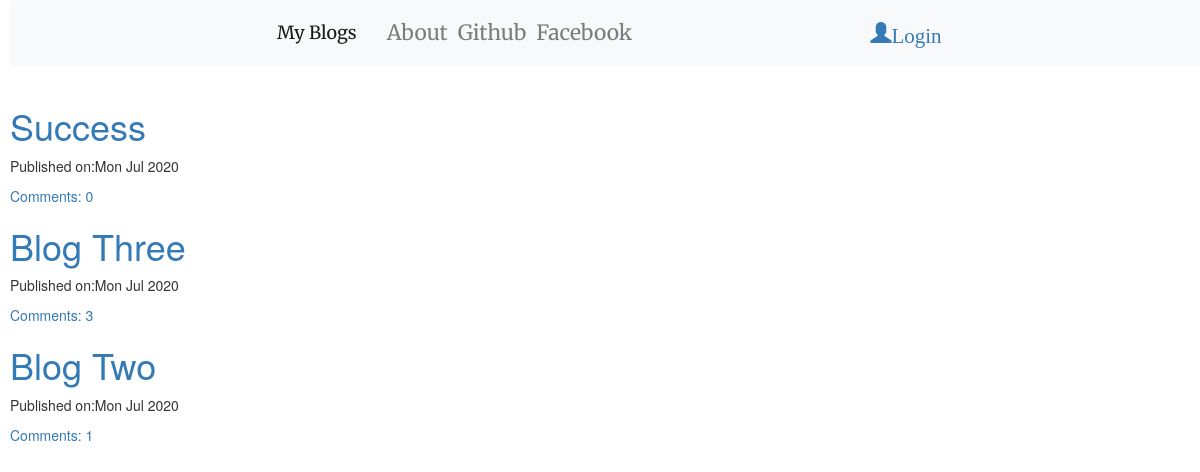
The page / on the database its author committed.
### blog/models.py (models this page shows, shortened)
class Post(models.Model):
    author=models.ForeignKey('auth.User',on_delete=models.DO_NOTHING)
    title=models.CharField(max_length=200)
    text=models.TextField()
    create_date=models.DateTimeField(default=timezone.now)
    published_date=models.DateTimeField(blank=True,null=True)
    def approve_comments(self):
        return self.comments.filter(approved_comments=True)

### blog/views.py (the view)
# urls.py: url(r'^$',views.PostListView.as_view(),name='post_list'),
class PostListView(ListView):
    model=Post
    context_object_name='post_list'
    def get_queryset(self):
        return Post.objects.filter(published_date__lte=timezone.now()).order_by('-published_date')

### blog/templates/blog/post_list.html
{% extends 'blog/base.html' %}
{% block content %}
<div class="padding">
<div class="centerstage">
  {% for post in post_list %}
  <div class="post">
    <h1><a href="{% url 'post_detail' pk=post.pk %}">{{post.title}}</a></h1>
    <div class="date">
      <p>Published on:{{post.published_date|date:"D M Y"}}</p>
    </div>
    <a href="{% url 'post_detail' pk=post.pk %}">Comments: {{post.approve_comments.count}}</a>
  </div>
{%endfor%}
</div>
</div>
{%endblock%}

### blog/static/css/blog.css (style rules this page uses)
.centerstage { margin-left: auto; margin-right: auto; }
.loader { margin-left: 10px; position:fixed; left:0; right:0; top:0; bottom:0; filter:hue-rotate(0deg); background-color:linear-gradient(45deg,#0f8,#08f); animation:hue 10000ms infinite linear; }

### rows shown on the page
Post: title "Success", published_date "Mon Jul 2020", approve_comments.count "0"
Post: title "Blog Three", published_date "Mon Jul 2020", approve_comments.count "3"
Post: title "Blog Two", published_date "Mon Jul 2020", approve_comments.count "1"
